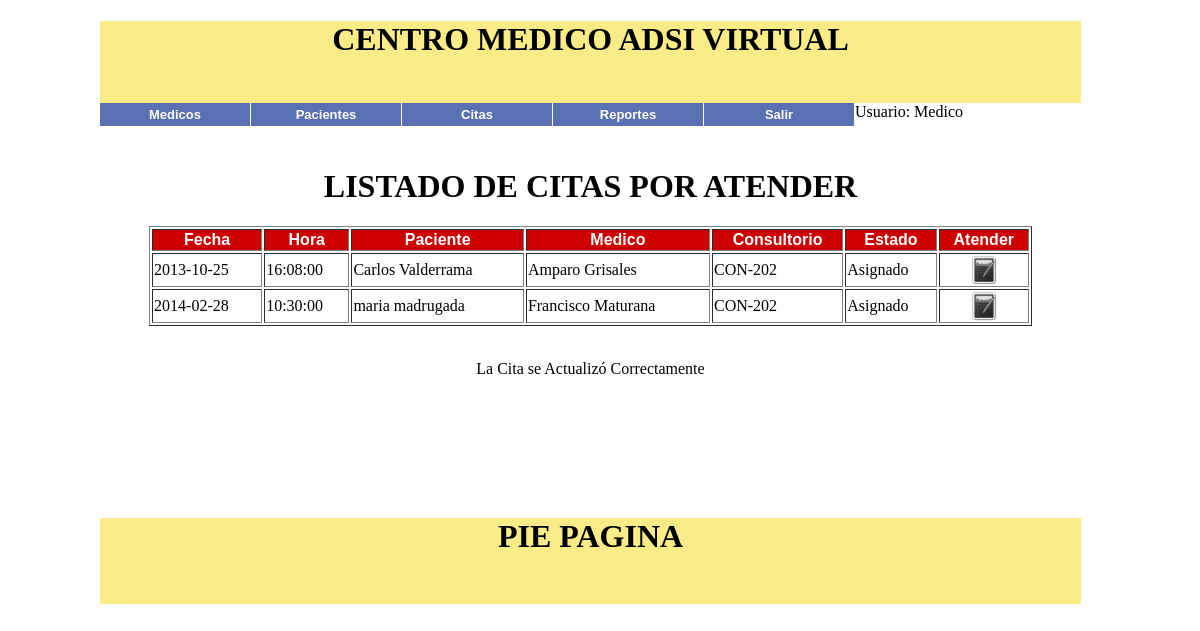
Page /CentroMedico/Vista/index2.php?pag=atenderCita&msj=1 (signed in) on the committed database.
### tables this page shows
CREATE TABLE IF NOT EXISTS `citas` (
  `idCita` int(11) NOT NULL AUTO_INCREMENT,
  `citFecha` date NOT NULL,
  `citHora` time NOT NULL,
  `citPaciente` int(11) NOT NULL,
  `citMedico` int(11) NOT NULL,
  `citConsultorio` int(11) NOT NULL,
  `citEstado` enum('Asignado','Atendido') NOT NULL DEFAULT 'Asignado',
  `citObservaciones` text NOT NULL,
  PRIMARY KEY (`idCita`),
  KEY `fk_paciente` (`citPaciente`),
  KEY `fk_medico` (`citMedico`),
  KEY `fk_consultorio` (`citConsultorio`)
);

CREATE TABLE IF NOT EXISTS `pacientes` (
  `idPaciente` int(11) NOT NULL AUTO_INCREMENT,
  `pacIdentificacion` char(15) NOT NULL,
  `pacNombres` varchar(50) NOT NULL,
  `pacApellidos` varchar(50) NOT NULL,
  `pacFechaNacimiento` date NOT NULL,
  `pacSexo` enum('Femenino','Masculino') NOT NULL,
  PRIMARY KEY (`idPaciente`),
  UNIQUE KEY `pacIdentificacion` (`pacIdentificacion`)
);

CREATE TABLE IF NOT EXISTS `medicos` (
  `idMedico` int(11) NOT NULL AUTO_INCREMENT,
  `medIdentificacion` char(15) NOT NULL,
  `medNombres` varchar(50) NOT NULL,
  `medApellidos` varchar(50) NOT NULL,
  `medEspecialidad` varchar(50) NOT NULL,
  `medTelefono` char(15) NOT NULL,
  `medCorreo` varchar(50) NOT NULL,
  PRIMARY KEY (`idMedico`),
  UNIQUE KEY `medIdentificacion` (`medIdentificacion`)
);

CREATE TABLE IF NOT EXISTS `consultorios` (
  `idConsultorio` int(11) NOT NULL AUTO_INCREMENT,
  `conNombre` char(15) NOT NULL,
  PRIMARY KEY (`idConsultorio`)
);

### CentroMedico/Vista/atenderCita.php (the view, shortened to what this page needs)
<?php
$objConexion=Conectarse();
$sql="select ci.idCita, p.pacNombres, p.pacApellidos, m.medNombres, m.medApellidos, m.medespecialidad,
c.conNombre, ci.citFecha, ci.citHora, ci.citEstado, ci.citObservaciones
from pacientes p, medicos m, consultorios c, citas ci
where (p.idPaciente = ci.citPaciente) and
	  (m.idMedico = ci.citMedico) and
	  (c.idConsultorio = ci.citConsultorio) and
	  (ci.citEstado='Asignado')";
$citas = $objConexion->query($sql);
?>
<h1 align="center">LISTADO DE CITAS POR ATENDER</h1>
<table width="90%" border="1" align="center">
  <tr align="center" bgcolor="#cc0000" class="texto">
    <td>Fecha</td>
    <td>Hora</td>
    <td>Paciente</td>
    <td>Medico</td>
    <td>Consultorio</td>
    <td>Estado</td>
    <td>Atender</td>
  </tr>
 <?php
while($cita=$citas->fetch_object())
{
?>
  <tr>
    <td><?php echo $cita->citFecha?></td>
    <td><?php echo $cita->citHora?></td>
    <td><?php echo $cita->pacNombres." ".$cita->pacApellidos?></td>
    <td><?php echo $cita->medNombres." ".$cita->medApellidos?></td>
    <td><?php echo $cita->conNombre?></td>
    <td><?php echo $cita->citEstado?></td>
    <td align="center">
    	<a href="index2.php?pag=editarCita&idCita=<?php echo $cita->idCita?>" title="Clic para Atender la Cita">
    	<img src="../Recursos/editarCita.png" width="30" height="30" /></a>
    </td>
  </tr>
 <?php
}
?>
</table>
<?php
if ($msj==1)
	echo "<br><p align='center'> La Cita se Actualizó Correctamente";
?>

### CentroMedico/Vista/index2.php (shortened to what this page needs)
<?php
extract ($_REQUEST);
?>
<!DOCTYPE html PUBLIC "-//W3C//DTD XHTML 1.0 Transitional//EN" "http://www.w3.org/TR/xhtml1/DTD/xhtml1-transitional.dtd">
<html xmlns="http://www.w3.org/1999/xhtml">
<head>
<link href="../Css/estilos.css" rel="stylesheet">
<link rel="stylesheet" type="text/css" href="../Css/estiloMenu.css" >
</head>
<body>
<div id="divContenedor">
    <div id="divEncabezado"><?php include "encabezado.php"?></div>
	<div id="divMenu"> <?php include "menu.php"?> </div>
	<div id="divContenido"> <?php include $pag.".php" ?> </div>
    <div id="divPiePagina"><?php include "piePagina.php"?> </div>
</div>
</body>
</html>

### CentroMedico/Vista/encabezado.php
<p><H1 align="center">CENTRO MEDICO ADSI VIRTUAL<H1></p>

### CentroMedico/Vista/menu.php (shortened to what this page needs)
<ul id="sddm">
	<li><a href="#" onmouseover="mopen('m1')" onmouseout="mclosetime()">Medicos</a>
	</li>
	<li><a href="#" onmouseover="mopen('m2')" onmouseout="mclosetime()">Pacientes</a>
	</li>
	<li><a href="#" onmouseover="mopen('m3')" onmouseout="mclosetime()">Citas</a>
	</li>
	<li><a href="#" onmouseover="mopen('m4')" onmouseout="mclosetime()">Reportes </a>
	</li>
	<li><a href="salir.php" onmouseover="mopen('m5')" onmouseout="mclosetime()">Salir</a>
	</li>
</ul>
<div>Usuario:   <?php echo $_SESSION['user']?> </div>

### CentroMedico/Vista/piePagina.php
<H1 align="center">PIE PAGINA<H1>

### CentroMedico/Css/estilos.css (style rules this page uses)
#divContenedor { width:1000px; height:643px; margin:0 auto; }
#divEncabezado { left:25px; top:25px; width:981px; height:82px; z-index:2; background-color: #fbec88; }
#divMenu { left:27px; top:117px; width:981px; height:43px; z-index:3; }
#divContenido { left:29px; top:170px; width:981px; height:350px; z-index:4; overflow:auto }
#divPiePagina { left:29px; top:543px; width:981px; height:86px; z-index:5; background-color: #fbec88; }
.texto { font-family: Arial, Helvetica, sans-serif; font-weight: bold; color: #FFF; }

### CentroMedico/Css/estiloMenu.css (style rules this page uses)
#sddm { margin: 0; padding: 0; z-index: 30 }
#sddm li { margin: 0; padding: 0; list-style: none; float: left; font: bold 13px arial }
#sddm li a { display: block; margin: 0 1px 0 0; padding: 4px 10px; width: 130px; background: #5970B2; color: #FFF; text-align: center; text-decoration: none }

### rows in the picture
citas: citFecha "2013-10-25", citHora "16:08:00", citPaciente.pacNombres "Carlos", citPaciente.pacApellidos "Valderrama", citMedico.medNombres "Amparo", citMedico.medApellidos "Grisales", citConsultorio.conNombre "CON-202", citEstado "Asignado"
citas: citFecha "2014-02-28", citHora "10:30:00", citPaciente.pacNombres "maria", citPaciente.pacApellidos "madrugada", citMedico.medNombres "Francisco", citMedico.medApellidos "Maturana", citConsultorio.conNombre "CON-202", citEstado "Asignado"

### other values in the picture
$_SESSION['user'] "Medico"
